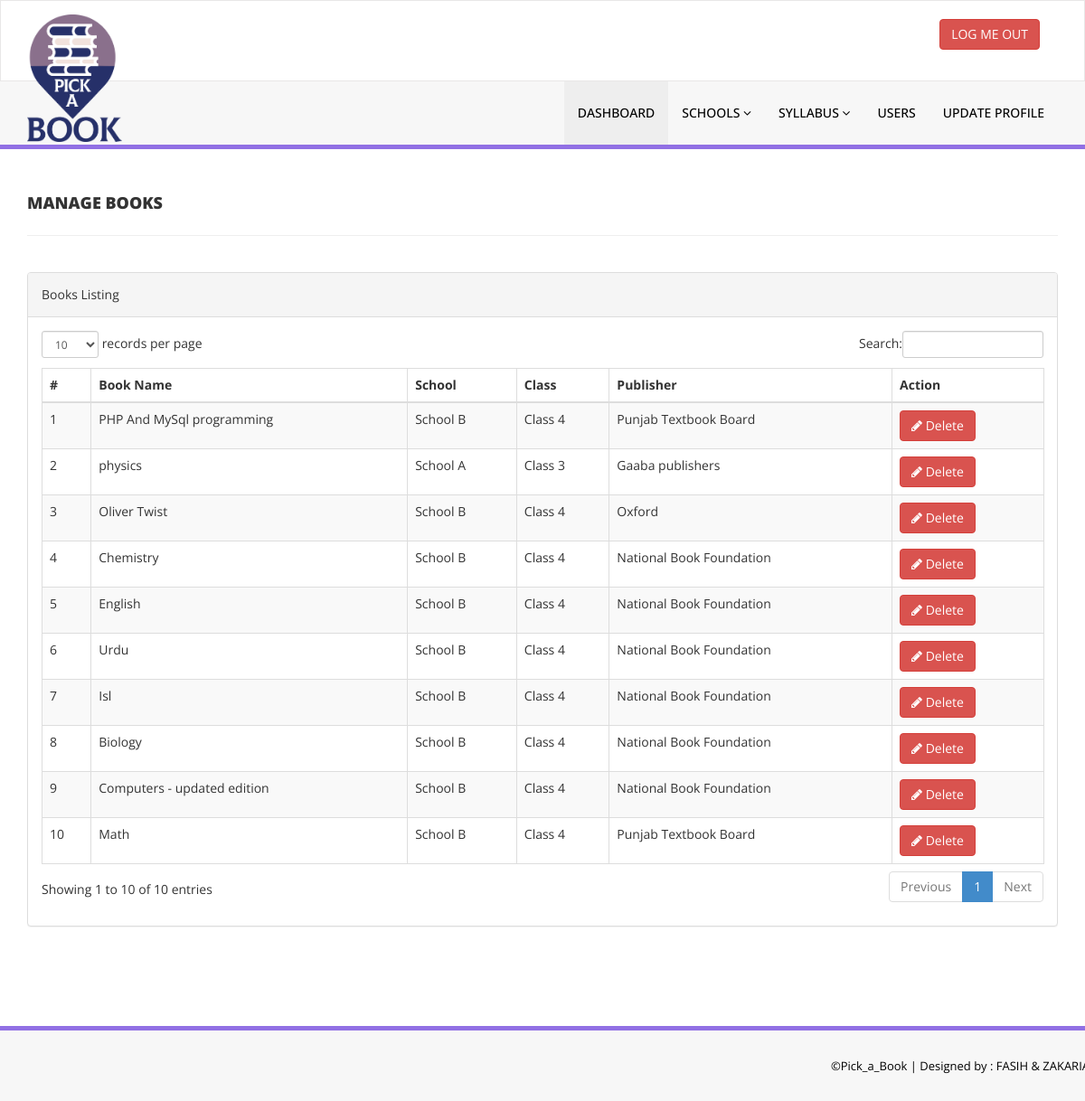
Page /admin/manage-books.php (signed in) on the committed database.
### tables this page shows
CREATE TABLE `tblbooks` (
  `id` int(11) NOT NULL,
  `BookName` varchar(255) DEFAULT NULL,
  `id_school` int(11) DEFAULT NULL,
  `id_class` int(11) NOT NULL,
  `id_publisher` int(11) DEFAULT NULL,
  `BookPrice` int(11) DEFAULT NULL,
  `RegDate` timestamp NULL DEFAULT current_timestamp(),
  `UpdationDate` timestamp NULL DEFAULT NULL ON UPDATE current_timestamp()
);

CREATE TABLE `schools` (
  `id` int(11) NOT NULL,
  `name` varchar(255) NOT NULL,
  `class_type` varchar(255) DEFAULT NULL,
  `created_date` datetime NOT NULL DEFAULT current_timestamp(),
  `updated_date` datetime DEFAULT NULL
);

CREATE TABLE `classes` (
  `id` int(11) NOT NULL,
  `id_school` int(11) NOT NULL,
  `class_name` varchar(255) NOT NULL,
  `created_date` datetime NOT NULL DEFAULT current_timestamp()
);

CREATE TABLE `publishers` (
  `id` int(11) NOT NULL,
  `PublisherName` varchar(159) DEFAULT NULL,
  `creationDate` timestamp NULL DEFAULT current_timestamp(),
  `UpdationDate` timestamp NULL DEFAULT NULL ON UPDATE current_timestamp()
);

### admin/manage-books.php (the view, shortened to what this page needs)
<?php
include('includes/config.php');
if (strlen($_SESSION['alogin']) == 0) {
    header('location:index.php');
} else {
    ?>
    <!DOCTYPE html>
    <html xmlns="http://www.w3.org/1999/xhtml">
    <head>
        <link href="assets/css/bootstrap.css" rel="stylesheet"/>
        <link href="assets/css/font-awesome.css" rel="stylesheet"/>
        <link href="assets/js/dataTables/dataTables.bootstrap.css" rel="stylesheet"/>
        <link href="assets/css/style.css" rel="stylesheet"/>
    </head>
    <body>
    <?php include('includes/header.php'); ?>
    <div class="content-wrapper">
        <div class="container">
            <div class="row pad-botm">
                <div class="col-md-12">
                    <h4 class="header-line">Manage Books</h4>
                </div>
                <div class="row">
                </div>
            </div>
            <div class="row">
                <div class="col-md-12">
                    <div class="panel panel-default">
                        <div class="panel-heading">
                            Books Listing
                        </div>
                        <div class="panel-body">
                            <div class="table-responsive">
                                <table class="table table-striped table-bordered table-hover" id="dataTables-example">
                                    <thead>
                                    <tr>
                                        <th>#</th>
                                        <th>Book Name</th>
                                        <th>School</th>
                                        <th>Class</th>
                                        <th>Publisher</th>
                                        <th>Action</th>
                                    </tr>
                                    </thead>
                                    <tbody>
                                    <?php $sql = "SELECT tblbooks.BookName,schools.name,classes.class_name,publishers.PublisherName,tblbooks.BookPrice,tblbooks.id as bookid from  tblbooks join schools on schools.id=tblbooks.id_school join classes on classes.id=tblbooks.id_class join publishers on publishers.id=tblbooks.id_publisher";
                                    $query = $dbh->prepare($sql);
                                    $query->execute();
                                    $results = $query->fetchAll(PDO::FETCH_OBJ);
                                    $cnt = 1;
                                    if ($query->rowCount() > 0) {
                                        foreach ($results as $result) { ?>
                                            <tr class="odd gradeX">
                                                <td class="center"><?php echo htmlentities($cnt); ?></td>
                                                <td class="center"><?php echo htmlentities($result->BookName); ?></td>
                                                <td class="center"><?php echo htmlentities($result->name); ?></td>
                                                <td class="center"><?php echo htmlentities($result->class_name); ?></td>
                                                <td class="center"><?php echo htmlentities($result->PublisherName); ?></td>
                                                <td class="center">
                                                    <a href="manage-books.php?del=<?php echo htmlentities($result->id); ?>"
                                                       onclick="return confirm('Are you sure you want to delete?');""
                                                    >
                                                    <button class="btn btn-danger"><i class="fa fa-pencil"></i>
                                                        Delete
                                                    </button>
                                                </td>
                                            </tr>
                                            <?php $cnt = $cnt + 1;
                                        }
                                    } ?>
                                    </tbody>
                                </table>
                            </div>
                        </div>
                    </div>
                </div>
            </div>
        </div>
    </div>
    <?php include('includes/footer.php'); ?>
    </body>
    </html>
<?php } ?>

### admin/assets/css/style.css (style rules this page uses)
.content-wrapper { margin-top: 40px; min-height:800px; padding-bottom:90px; }
.header-line { font-weight:900; padding-bottom:25px; border-bottom:1px solid #eeeeee; text-transform:uppercase; }
.pad-botm { padding-bottom:30px; }

### rows in the picture
tblbooks: BookName "PHP And MySql programming", id_school.name "School B", id_class.class_name "Class 4", id_publisher.PublisherName "Punjab Textbook Board"
tblbooks: BookName "physics", id_school.name "School A", id_class.class_name "Class 3", id_publisher.PublisherName "Gaaba publishers"
tblbooks: BookName "Oliver Twist", id_school.name "School B", id_class.class_name "Class 4", id_publisher.PublisherName "Oxford"
tblbooks: BookName "Chemistry", id_school.name "School B", id_class.class_name "Class 4", id_publisher.PublisherName "National Book Foundation"
tblbooks: BookName "English", id_school.name "School B", id_class.class_name "Class 4", id_publisher.PublisherName "National Book Foundation"
tblbooks: BookName "Urdu", id_school.name "School B", id_class.class_name "Class 4", id_publisher.PublisherName "National Book Foundation"
tblbooks: BookName "Isl", id_school.name "School B", id_class.class_name "Class 4", id_publisher.PublisherName "National Book Foundation"
tblbooks: BookName "Biology", id_school.name "School B", id_class.class_name "Class 4", id_publisher.PublisherName "National Book Foundation"
tblbooks: BookName "Computers - updated edition", id_school.name "School B", id_class.class_name "Class 4", id_publisher.PublisherName "National Book Foundation"
tblbooks: BookName "Math", id_school.name "School B", id_class.class_name "Class 4", id_publisher.PublisherName "Punjab Textbook Board"
